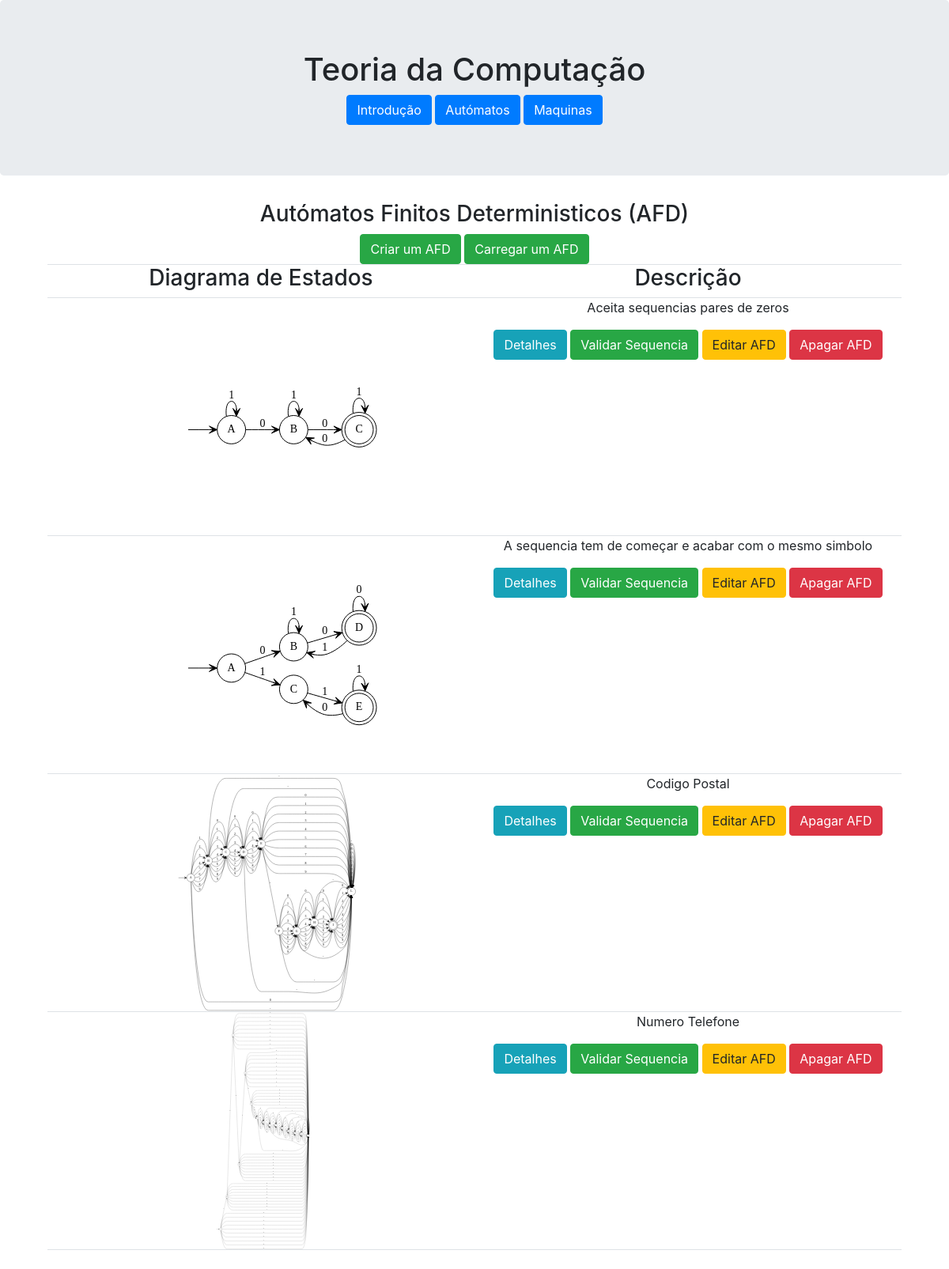
Page /automatos on the committed database.
### automatos/models.py (models this page shows, shortened)
class Automato(models.Model):
    EstadoInicial = models.CharField(max_length=10000, default = 'A')
    EstadoFinal = models.CharField(max_length=10000, default = 'A')
    Transicoes = models.CharField(max_length=10000, default = 'A')
    Estados = models.CharField(max_length=10000, default = 'A')
    Alfabeto = models.CharField(max_length=10000, default = 'A')
    Descricao = models.CharField(max_length=10000, default = 'A')

### automatos/views.py (the view)
# urls.py: path('automatos', views.automatos_page_view, name='automatos'),
def automatos_page_view(request):
	context = {'automatos': Automato.objects.all()}
	return render(request, 'automatos/automatos.html', context)

### automatos/templates/automatos/automatos.html
{% extends 'automatos/layout.html' %}
{% block main %}
    <h3 class="">Autómatos Finitos Deterministicos (AFD)</h3>
    <nav>
        <a href="{% url 'automatos:criarafd' %}" class="btn btn-success" class="btn btn-info">Criar um AFD</a>
        <a href="{% url 'automatos:jsonafd' %}" class="btn btn-success" class="btn btn-info">Carregar um AFD</a>
    </nav>
    <div class="container">
        <div class="row">
            <div class="col-sm-6 border-bottom border-top">
                <h3>Diagrama de Estados</h3>
            </div>
            <div class="col-sm-6 border-bottom border-top">
                <h3>Descrição</h3>
            </div>
        </div>
    </div>
    {% for automato in automatos %}
    <div class="container">
        <div class="row">
            <div class="col-sm-6 border-bottom">
                {% load static %} <img src="{% static "automatos/images/imagesAutomatos/" %}{{ automato.Descricao }}.svg" alt="home" width="300" height="300" />
            </div>
            <div class="col-sm-6 border-bottom mt-0" >
                    <p>{{ automato.Descricao }}</p>
                    <a href="{% url 'automatos:visualafd' automato.id %}" class="btn btn-info btn_sm" >Detalhes</a>
                    <a href="{% url 'automatos:testarafd' automato.id %}" class="btn btn-success btn_sm" >Validar Sequencia</a>
                    <a href="{% url 'automatos:editarafd' automato.id %}" class="btn btn-warning btn_sm">Editar AFD</a>
                    <a href="{% url 'automatos:apagarafd' automato.id %}" class="btn btn-danger btn_sm">Apagar AFD</a>
            </div>
        </div>
    </div>
    {% endfor %}
{% endblock %}

### automatos/templates/automatos/layout.html (shortened to what this page needs)
<!DOCTYPE html>
<html lang="en">
<head>
    <link rel="stylesheet" href="https://maxcdn.bootstrapcdn.com/bootstrap/4.5.2/css/bootstrap.min.css">
    {% load static %}
    <link rel="stylesheet" href="{% static 'automatos/css/base.css' %}">
</head>
<body>
    <header class="jumbotron text-center">
        <h1>Teoria da Computação</h1>
        <nav>
            <a href="{% url 'automatos:introducao' %}" class="btn btn-primary" class="btn btn-info">Introdução</a>
            <a href="{% url 'automatos:automatos' %}" class="btn btn-primary" class="btn btn-info">Autómatos</a>
            <a href="{% url 'automatos:mturing' %}" class="btn btn-primary" class="btn btn-info">Maquinas</a>
        </nav>
    </header>
    <article class="container">
        <main class="container text-center">
            {% block main %}
	        {% endblock main %}
        </main>
        <aside class="col-sm-6">
        </aside>
    </article>
</body>
</html>

### automatos/static/automatos/css/base.css (style rules this page uses)
body > article { max-width: 800px; margin: auto; }

### rows in the picture
Automato: Descricao (picture), Descricao "Aceita sequencias pares de zeros"
Automato: Descricao (picture), Descricao "A sequencia tem de começar e acabar com o mesmo simbolo"
Automato: Descricao (picture), Descricao "Codigo Postal"
Automato: Descricao (picture), Descricao "Numero Telefone"
